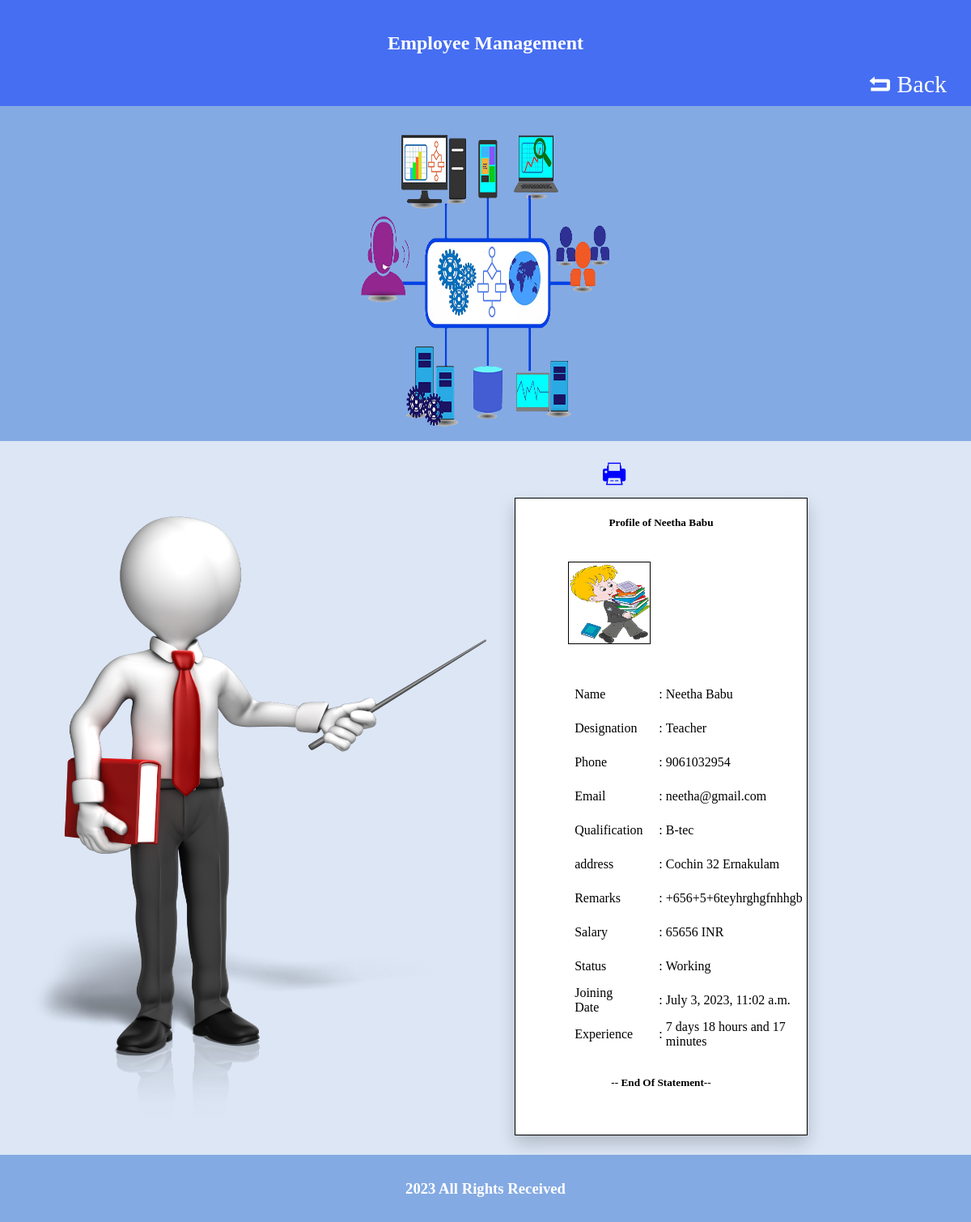
Before: /details/5/ (signed in) with the older database file.
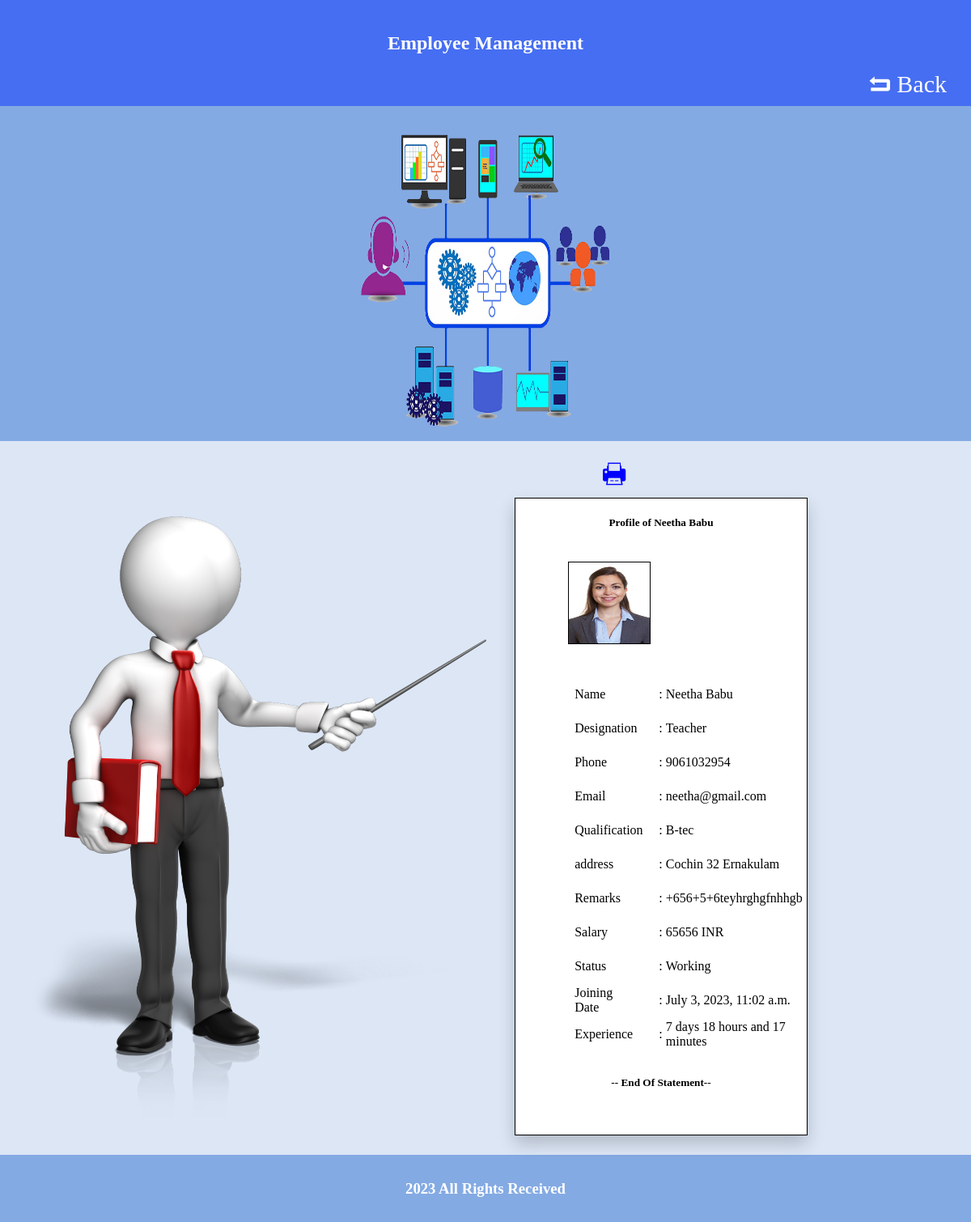
After: the same page with the newer database file.
### app/models.py (models this page shows, shortened)
class Employee(models.Model):
    employee_name = models.CharField(max_length=100)
    photo = models.ImageField(upload_to='pics')
    designation = models.CharField(max_length=150)
    qualification = models.CharField(max_length=150)
    address = models.CharField(max_length=150)
    remarks = models.TextField(default='')
    salary = models.IntegerField()
    Status = models.BooleanField(default=False)
    created = models.DateTimeField(auto_now_add=True)
    phone = models.IntegerField()
    email = models.EmailField()

### app/views.py (the view)
# urls.py: path('details/<int:pk>/', Details.as_view(), name='details'),
class Details(LoginRequiredMixin, DetailView):
    model = Employee
    template_name = 'details.html'

### app/templatetags/custom_filters.py (called while the page is built)
@register.filter
def calculate_experience(created):
    now = timezone.now()
    experience = now - created
    days = experience.days
    hours, remainder = divmod(experience.seconds, 3600)
    minutes, seconds = divmod(remainder, 60)
    return f" {days} days {hours:02d} hours and {minutes:02d}  minutes"

### app/templates/details.html (shortened to what this page needs)
{% load static %}
{% load custom_filters %}
<!DOCTYPE html>
<html lang="en">
<head>
    <link rel="stylesheet" href="/media/font/fontello.css" type="text/css">
</head>
<body style=" background-color: #dce6f5; margin: 0;">
<nav style=" width: 100%; background: #466EF2; padding-top: 20px; padding-bottom: 10px; text-align: right; padding">
<h1 style="color: white; text-align: center;">Employee Management</h1>
    <a href="{% url 'employee' %}"class="icon-back" >Back </a>
</nav>
<section style=" width: 100%; background: #84aae3; padding-top: 5px; padding-bottom: 5px; text-align: center; ">
    <img src="/media/images/emp3.png" alt="img" height="400px;" width="30%">
</section>
<div style="text-align: right; margin-right: 35%; font-size: 30px;color: blue;cursor: pointer; margin-top: 2%; ">
    <butto class="icon-print" id="details"  onclick="printform('print')"></butto>
</div>
<div style="display: flex;">
    <img src="/media/images/profile.png" alt="img" width="600px" height="800px" style="margin-left: 3%; ">
<form action="post" style="width: 30%; border: 1px solid black; margin-top: 1%;background: white; box-shadow: 0 10px 20px rgba(0, 0, 0, 0.2);" id="print" >
    <h5 style="text-align: center">Profile of {{employee.employee_name}}</h5>
   <span><img src="{{employee.photo.url}}" alt="Img" height="100px" width="100px" style="border: 1px black solid; margin-left:18%; margin-top: 5% ;margin-bottom: 10%;"></span>
    <table width="100%" style="padding-bottom: 2%;">
          <tr ><td>Name </td><td>:</td><td>{{employee.employee_name}} </td></tr>
          <tr ><td>Designation </td><td>:</td><td>{{employee.designation}}</td></tr>
          <tr ><td>Phone </td><td>:</td><td>{{employee.phone}}</td></tr>
          <tr ><td>Email </td><td>:</td><td>{{employee.email}}</td></tr>
          <tr ><td>Qualification </td><td>:</td><td>{{employee.qualification}}</td></tr>
          <tr ><td>address</td><td>:</td><td>{{employee.address}}</td></tr>
          <tr ><td>Remarks</td><td>:</td><td>{{employee.remarks}}</td></tr>
          <tr ><td>Salary  </td><td>:</td><td>{{employee.salary }} INR</td></tr>
          <tr ><td>Status</td><td>:</td><td>{% if employee.Status %} Working {% else %} Left {% endif %}</td></tr>
          <tr ><td>Joining Date</td><td>:</td><td>{{employee.created}}</td></tr>
           <tr><td>Experience</td><td>:</td><td>{{ employee.created|calculate_experience }}</td></tr>
    </table>
    <h5 style="text-align: center">-- End Of Statement--</h5>
</form>
</div>
<footer>
    <div style="background: #84aae3; text-align: center;color: white; margin-top: 2%; padding-top: 1%;padding-bottom: 1%;">
        <h3 >2023 All Rights Received</h3>
    </div>
</footer>
</body>
</html>

### app/templates/details.html (style rules this page uses)
td { padding-left: 20%; }
table tr { height: 40px; }
.icon-back { font-size: 30px; color: white; text-decoration: none; margin-right: 30px; }

Changed rows visible on the page:
changed Employee "Neetha Babu": photo: a different picture
